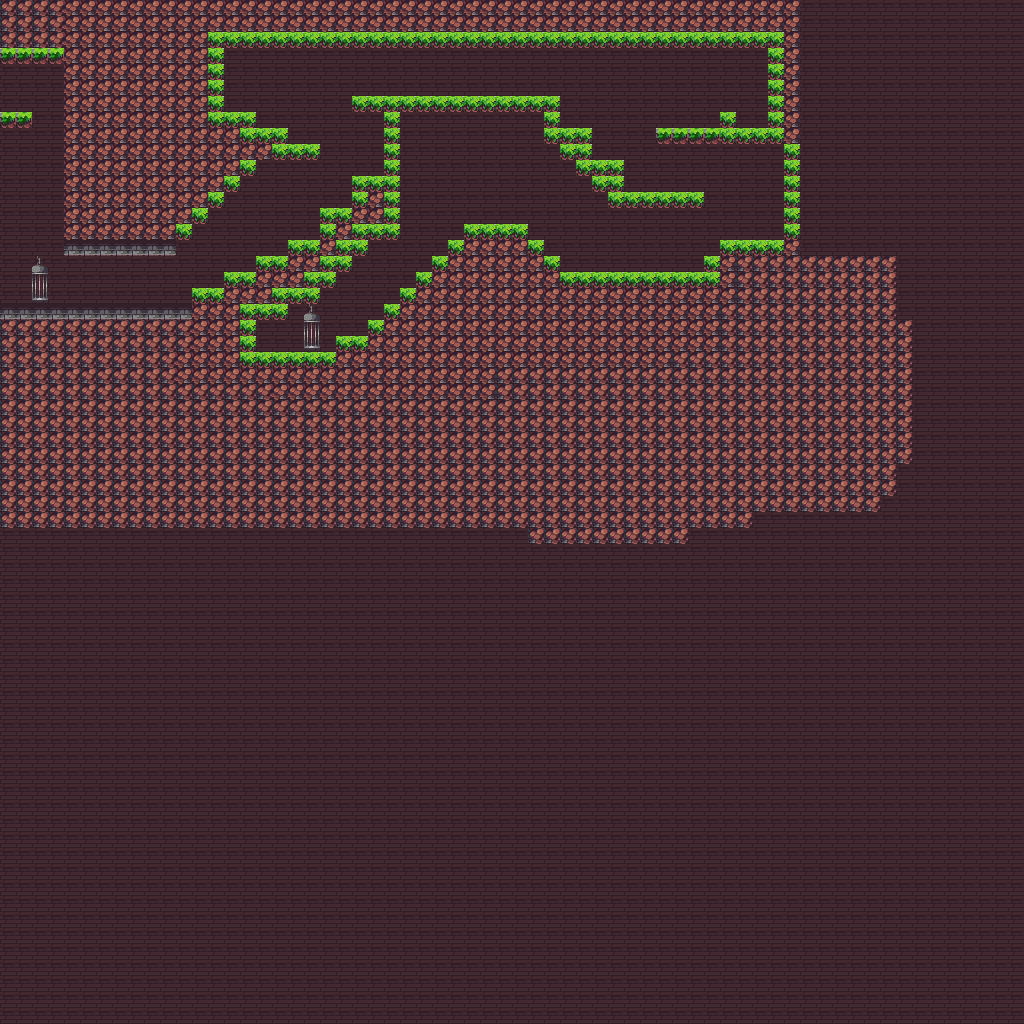

This is a level from a 2D game, rendered from its Tiled map with the project's own tilesets. A one-line summary and the map file follow, with tile-layer data summarised:
An orthogonal 64x64 tile map with 16x16 px tiles, 2 tile layers (Background, Platform) and 51 objects (2x HeroRespawn, EnemyRespawn, BuffRespawn, EnemyPathWay [0], EnemyPathWay [1]).

<map version="1.9" tiledversion="1.9.2" orientation="orthogonal" renderorder="right-down" width="64" height="64" tilewidth="16" tileheight="16" infinite="0" nextlayerid="7" nextobjectid="57">
 <tileset firstgid="1" name="Assets" tilewidth="16" tileheight="16" tilecount="322" columns="23">
  <image source="Final/Assets/Assets.png" width="368" height="224" />
 </tileset>
 <layer id="6" name="Background" width="64" height="64" opacity="0.9">
  <data>[4096 cells, 4096 non-empty, 1 distinct tile ids]</data>
 </layer>
 <layer id="5" name="Platform" width="64" height="64">
  <data>[4096 cells, 1274 non-empty, 8 distinct tile ids]</data>
 </layer>
 <objectgroup id="3" name="Collisions">
  <object id="1" x="0.75" y="304.25" width="190.5" height="94.5" />
  <object id="2" x="191.25" y="353.417" width="543.333" height="47.1667" />
  <object id="3" x="543.417" y="271.75" width="191.167" height="82.8333" />
  <object id="4" x="448.417" y="239.75" width="95.1663" height="111.833" />
  <object id="5" x="336.084" y="336.083" width="111.5" height="15.1663" />
  <object id="6" x="368" y="321.483" width="80.5" height="14.0332" />
  <object id="7" x="384.25" y="304.667" width="63" height="15.1663" />
  <object id="8" x="400.5" y="288.667" width="47.25" height="15.1663" />
  <object id="9" x="416.75" y="272.167" width="31.75" height="15.1663" />
  <object id="10" x="432.75" y="256.417" width="15.75" height="15.1663" />
  <object id="11" x="464.5" y="223.417" width="63" height="15.1663" />
  <object id="12" x="224.417" y="271.667" width="31" height="80.6663" />
  <object id="13" x="192.75" y="287.417" width="31.6364" height="64.1663" />
  <object id="14" x="256" y="255.167" width="33" height="64.1663" />
  <object id="15" x="287.841" y="239.871" width="31.9091" height="64.7118" />
  <object id="16" x="319.977" y="208.008" width="32.2727" height="64.0754" />
  <object id="17" x="352.136" y="175.371" width="32.2727" height="64.1663" />
  <object id="18" x="288.197" y="143.25" width="30.9394" height="17.1663" />
  <object id="19" x="255.439" y="127.417" width="32.0303" height="32.6208" />
  <object id="20" x="223.864" y="112.417" width="30.9394" height="17.1663" />
  <object id="21" x="352.78" y="95.7502" width="191.148" height="17.1663" />
  <object id="22" x="384.197" y="114.084" width="15.6061" height="124.833" />
  <object id="23" x="543.864" y="128.084" width="31.6667" height="15.1663" />
  <object id="24" x="576.167" y="160.084" width="31.6667" height="16.1663" />
  <object id="25" x="624.167" y="192.417" width="31.6667" height="15.1663" />
  <object id="26" x="655.5" y="192.084" width="48.6667" height="15.1663" />
  <object id="27" x="542.833" y="255.75" width="16.3334" height="15.1663" />
  <object id="28" x="704.667" y="256.084" width="94.3334" height="15.1663" />
  <object id="29" x="720" y="240.084" width="79" height="15.1663" />
  <object id="30" x="799.545" y="16.3646" width="222.963" height="15.1663" rotation="89.8462" />
  <object id="32" x="656.333" y="128.417" width="141.333" height="15.1663" />
  <object id="33" x="720.667" y="111.75" width="14.3334" height="27.833" />
  <object id="36" name="Respawn" class="HeroRespawn" x="0.696936" y="75.4852" width="30" height="34.6667" />
  <object id="38" name="Respawn" class="EnemyRespawn" x="321.167" y="170.583" width="30" height="34.6667" />
  <object id="39" name="Respawn" class="BuffRespawn" x="739" y="105.833" width="21.3333" height="22" />
  <object id="40" name="END" class="HeroRespawn" x="295" y="316.667" width="30" height="34.6667" />
  <object id="41" x="61.4165" y="0.25" width="739.167" height="46.5" />
  <object id="42" x="64.3332" y="47.25" width="159.5" height="82.5" />
  <object id="43" x="64.2082" y="112.138" width="191.587" height="64.5284" />
  <object id="44" x="64.3976" y="143.125" width="111.375" height="113.428" />
  <object id="45" x="167.083" y="223.75" width="25.1064" height="16.1364" />
  <object id="46" x="184.75" y="209.083" width="23.8337" height="14.5" />
  <object id="47" x="200.416" y="192.417" width="23.8337" height="15.0455" />
  <object id="48" x="215.75" y="176.75" width="23.8337" height="15.5909" />
  <object id="52" x="767" y="32" width="32" height="112.667" />
  <object id="53" x="0.333333" y="128.227" width="17.2424" height="176.106" />
  <object id="54" x="608.151" y="160.015" width="15.5152" height="47.6512" />
  <object id="55" x="575.561" y="128.174" width="16.697" height="48.1057" />
  <object id="56" x="544.333" y="95.665" width="15.5834" height="33.1265" />
 </objectgroup>
 <objectgroup id="4" name="EnemyPathWay">
  <object id="34" name="EnemyPathWay [0]" x="561.667" y="240.667" width="140.667" height="36" />
  <object id="35" name="EnemyPathWay [1]" x="335.666" y="58" width="226.667" height="36" />
 </objectgroup>
</map>
